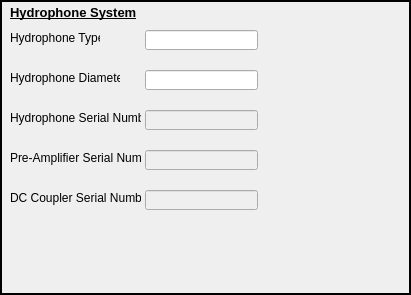
        <widget class="QFrame" name="frame_11">
            <property name="geometry">
                <rect>
                    <x>580</x>
                    <y>402</y>
                    <width>411</width>
                    <height>295</height>
                </rect>
            </property>
            <property name="frameShape">
                <enum>QFrame::Box</enum>
            </property>
            <property name="frameShadow">
                <enum>QFrame::Plain</enum>
            </property>
            <property name="lineWidth">
                <number>2</number>
            </property>
            <property name="midLineWidth">
                <number>1</number>
            </property>
            <widget class="QLineEdit" name="HYDRO_TYPE_FIELD">
                <property name="enabled">
                    <bool>true</bool>
                </property>
                <property name="geometry">
                    <rect>
                        <x>145</x>
                        <y>30</y>
                        <width>113</width>
                        <height>20</height>
                    </rect>
                </property>
            </widget>
            <widget class="QLabel" name="label_50">
                <property name="geometry">
                    <rect>
                        <x>10</x>
                        <y>30</y>
                        <width>90</width>
                        <height>16</height>
                    </rect>
                </property>
                <property name="text">
                    <string>Hydrophone Type</string>
                </property>
            </widget>
            <widget class="QLineEdit" name="HYDR_DIAM_FIELD">
                <property name="enabled">
                    <bool>true</bool>
                </property>
                <property name="geometry">
                    <rect>
                        <x>145</x>
                        <y>70</y>
                        <width>113</width>
                        <height>20</height>
                    </rect>
                </property>
            </widget>
            <widget class="QLabel" name="label_52">
                <property name="geometry">
                    <rect>
                        <x>10</x>
                        <y>70</y>
                        <width>110</width>
                        <height>16</height>
                    </rect>
                </property>
                <property name="text">
                    <string>Hydrophone Diameter</string>
                </property>
            </widget>
            <widget class="QLabel" name="label_53">
                <property name="geometry">
                    <rect>
                        <x>10</x>
                        <y>110</y>
                        <width>131</width>
                        <height>16</height>
                    </rect>
                </property>
                <property name="text">
                    <string>Hydrophone Serial Number</string>
                </property>
            </widget>
            <widget class="QLineEdit" name="HYDRO_SN_FIELD">
                <property name="enabled">
                    <bool>false</bool>
                </property>
                <property name="geometry">
                    <rect>
                        <x>145</x>
                        <y>110</y>
                        <width>113</width>
                        <height>20</height>
                    </rect>
                </property>
            </widget>
            <widget class="QLabel" name="label_54">
                <property name="geometry">
                    <rect>
                        <x>10</x>
                        <y>5</y>
                        <width>141</width>
                        <height>16</height>
                    </rect>
                </property>
                <property name="autoFillBackground">
                    <bool>false</bool>
                </property>
                <property name="frameShape">
                    <enum>QFrame::NoFrame</enum>
                </property>
                <property name="frameShadow">
                    <enum>QFrame::Plain</enum>
                </property>
                <property name="lineWidth">
                    <number>0</number>
                </property>
                <property name="midLineWidth">
                    <number>0</number>
                </property>
                <property name="text">
                    <string>&lt;html&gt;&lt;head/&gt;&lt;body&gt;&lt;p&gt;&lt;span style=&quot; font-size:10pt;
                        font-weight:600; text-decoration: underline;&quot;&gt;Hydrophone System&lt;/span&gt;&lt;/p&gt;&lt;/body&gt;&lt;/html&gt;
                    </string>
                </property>
                <property name="openExternalLinks">
                    <bool>false</bool>
                </property>
            </widget>
            <widget class="QLineEdit" name="DC_SN_FIELD">
                <property name="enabled">
                    <bool>false</bool>
                </property>
                <property name="geometry">
                    <rect>
                        <x>145</x>
                        <y>190</y>
                        <width>113</width>
                        <height>20</height>
                    </rect>
                </property>
            </widget>
            <widget class="QLabel" name="label_55">
                <property name="geometry">
                    <rect>
                        <x>10</x>
                        <y>190</y>
                        <width>131</width>
                        <height>16</height>
                    </rect>
                </property>
                <property name="text">
                    <string>DC Coupler Serial Number</string>
                </property>
            </widget>
            <widget class="QLineEdit" name="PREAMP_SN_FIELD">
                <property name="enabled">
                    <bool>false</bool>
                </property>
                <property name="geometry">
                    <rect>
                        <x>145</x>
                        <y>150</y>
                        <width>113</width>
                        <height>20</height>
                    </rect>
                </property>
            </widget>
            <widget class="QLabel" name="label_56">
                <property name="geometry">
                    <rect>
                        <x>10</x>
                        <y>150</y>
                        <width>131</width>
                        <height>16</height>
                    </rect>
                </property>
                <property name="text">
                    <string>Pre-Amplifier Serial Number</string>
                </property>
            </widget>
        </widget>
